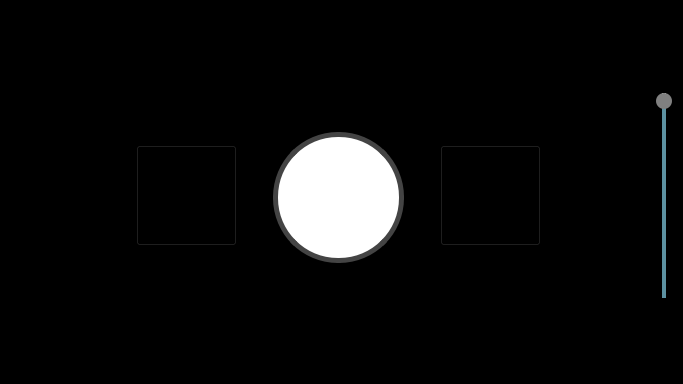
<?xml version="1.0" encoding="UTF-8"?>
<ui version="4.0">
 <class>SongPlayerUi</class>
 <widget class="QWidget" name="SongPlayerUi">
  <property name="geometry">
   <rect>
    <x>0</x>
    <y>0</y>
    <width>683</width>
    <height>384</height>
   </rect>
  </property>
  <property name="windowTitle">
   <string>Form</string>
  </property>
  <property name="autoFillBackground">
   <bool>false</bool>
  </property>
  <property name="styleSheet">
   <string notr="true">background-color:black;</string>
  </property>
  <layout class="QGridLayout" name="gridLayout">
   <item row="5" column="9">
    <widget class="QSlider" name="volumeControl">
     <property name="sizePolicy">
      <sizepolicy hsizetype="Fixed" vsizetype="Preferred">
       <horstretch>0</horstretch>
       <verstretch>0</verstretch>
      </sizepolicy>
     </property>
     <property name="minimumSize">
      <size>
       <width>16</width>
       <height>0</height>
      </size>
     </property>
     <property name="styleSheet">
      <string notr="true">QSlider::groove:vertical {
background: #5c91a1;
width: 4px;
position: absolute; 
}

QSlider::handle:vertical {
height: 16px;
border-radius: 8px;
background: grey;
margin: 0  -6px;
}

QSlider::add-page:vertical {
background: #5c91a1;
}

QSlider::sub-page:vertical {
background: white;
}</string>
     </property>
     <property name="sliderPosition">
      <number>99</number>
     </property>
     <property name="orientation">
      <enum>Qt::Vertical</enum>
     </property>
    </widget>
   </item>
   <item row="5" column="0">
    <spacer name="horizontalSpacer_3">
     <property name="orientation">
      <enum>Qt::Horizontal</enum>
     </property>
     <property name="sizeType">
      <enum>QSizePolicy::Fixed</enum>
     </property>
     <property name="sizeHint" stdset="0">
      <size>
       <width>16</width>
       <height>20</height>
      </size>
     </property>
    </spacer>
   </item>
   <item row="5" column="8">
    <spacer name="horizontalSpacer">
     <property name="orientation">
      <enum>Qt::Horizontal</enum>
     </property>
     <property name="sizeType">
      <enum>QSizePolicy::Expanding</enum>
     </property>
     <property name="sizeHint" stdset="0">
      <size>
       <width>40</width>
       <height>20</height>
      </size>
     </property>
    </spacer>
   </item>
   <item row="2" column="6" alignment="Qt::AlignHCenter">
    <widget class="QLabel" name="infoLabel">
     <property name="font">
      <font>
       <family>Nimbus Sans L</family>
       <pointsize>16</pointsize>
      </font>
     </property>
     <property name="styleSheet">
      <string notr="true">color: white</string>
     </property>
     <property name="text">
      <string/>
     </property>
    </widget>
   </item>
   <item row="3" column="6">
    <spacer name="verticalSpacer_2">
     <property name="orientation">
      <enum>Qt::Vertical</enum>
     </property>
     <property name="sizeHint" stdset="0">
      <size>
       <width>20</width>
       <height>40</height>
      </size>
     </property>
    </spacer>
   </item>
   <item row="6" column="6">
    <spacer name="verticalSpacer">
     <property name="orientation">
      <enum>Qt::Vertical</enum>
     </property>
     <property name="sizeHint" stdset="0">
      <size>
       <width>20</width>
       <height>40</height>
      </size>
     </property>
    </spacer>
   </item>
   <item row="5" column="2">
    <spacer name="horizontalSpacer_2">
     <property name="orientation">
      <enum>Qt::Horizontal</enum>
     </property>
     <property name="sizeHint" stdset="0">
      <size>
       <width>40</width>
       <height>20</height>
      </size>
     </property>
    </spacer>
   </item>
   <item row="0" column="6">
    <spacer name="verticalSpacer_3">
     <property name="orientation">
      <enum>Qt::Vertical</enum>
     </property>
     <property name="sizeType">
      <enum>QSizePolicy::Fixed</enum>
     </property>
     <property name="sizeHint" stdset="0">
      <size>
       <width>20</width>
       <height>16</height>
      </size>
     </property>
    </spacer>
   </item>
   <item row="5" column="6">
    <widget class="QWidget" name="widget_2" native="true">
     <property name="sizePolicy">
      <sizepolicy hsizetype="Fixed" vsizetype="Fixed">
       <horstretch>0</horstretch>
       <verstretch>0</verstretch>
      </sizepolicy>
     </property>
     <property name="minimumSize">
      <size>
       <width>420</width>
       <height>191</height>
      </size>
     </property>
     <layout class="QGridLayout" name="gridLayout_2">
      <item row="1" column="2">
       <widget class="QPushButton" name="nextSong">
        <property name="sizePolicy">
         <sizepolicy hsizetype="Fixed" vsizetype="Fixed">
          <horstretch>0</horstretch>
          <verstretch>0</verstretch>
         </sizepolicy>
        </property>
        <property name="minimumSize">
         <size>
          <width>101</width>
          <height>101</height>
         </size>
        </property>
        <property name="styleSheet">
         <string notr="true">QPushButton
{
	border-image: url(:/Resources/IconsOff/next.png);
}

QPushButton:pressed
{
	border-image: url(:/Resources/IconsOn/next.png);
}</string>
        </property>
        <property name="text">
         <string/>
        </property>
       </widget>
      </item>
      <item row="1" column="0">
       <widget class="QPushButton" name="prevSong">
        <property name="sizePolicy">
         <sizepolicy hsizetype="Fixed" vsizetype="Fixed">
          <horstretch>0</horstretch>
          <verstretch>0</verstretch>
         </sizepolicy>
        </property>
        <property name="minimumSize">
         <size>
          <width>101</width>
          <height>101</height>
         </size>
        </property>
        <property name="styleSheet">
         <string notr="true">QPushButton
{
	border-image: url(:/Resources/IconsOff/previous.png);
}

QPushButton:pressed
{
	border-image: url(:/Resources/IconsOn/previous.png);
}</string>
        </property>
        <property name="text">
         <string/>
        </property>
       </widget>
      </item>
      <item row="1" column="1">
       <widget class="QWidget" name="widget" native="true">
        <property name="sizePolicy">
         <sizepolicy hsizetype="Fixed" vsizetype="Fixed">
          <horstretch>0</horstretch>
          <verstretch>0</verstretch>
         </sizepolicy>
        </property>
        <property name="minimumSize">
         <size>
          <width>191</width>
          <height>191</height>
         </size>
        </property>
        <widget class="QPushButton" name="PlayButton">
         <property name="geometry">
          <rect>
           <x>30</x>
           <y>30</y>
           <width>131</width>
           <height>131</height>
          </rect>
         </property>
         <property name="styleSheet">
          <string notr="true">QPushButton
{
	border-style: solid;
	background: white;
	border-color: rgb(68,68,68);
	border-width: 5px;
	border-radius: 65px;
	background-image: url(:/Resources/IconsOff/play.png);
	background-position: center;
}

QPushButton:pressed
{
	border-style: solid;
	background: white;
	border-color: rgb(68,68,68);
	border-width: 5px;
	border-radius: 65px;
	background-image: url(:/Resources/IconsOn/play.png);
	background-position: center;
}

QPushButton:checked
{
	border-style: solid;
	background: white;
	border-color: rgb(68,68,68);
	border-width: 5px;
	border-radius: 65px;
	background-image: url(:/Resources/IconsOff/pause.png);
	background-position: center;
}

QPushButton:checked:pressed
{
	border-style: solid;
	background: white;
	border-color: rgb(68,68,68);
	border-width: 5px;
	border-radius: 65px;
	background-image: url(:/Resources/IconsOn/pause.png);
	background-position: center;
}</string>
         </property>
         <property name="text">
          <string/>
         </property>
        </widget>
        <widget class="QWidget" name="verticalLayoutWidget">
         <property name="geometry">
          <rect>
           <x>0</x>
           <y>0</y>
           <width>191</width>
           <height>191</height>
          </rect>
         </property>
         <layout class="QVBoxLayout" name="progressBarContainer"/>
        </widget>
        <zorder>verticalLayoutWidget</zorder>
        <zorder>PlayButton</zorder>
       </widget>
      </item>
     </layout>
    </widget>
   </item>
   <item row="7" column="6">
    <spacer name="verticalSpacer_4">
     <property name="orientation">
      <enum>Qt::Vertical</enum>
     </property>
     <property name="sizeType">
      <enum>QSizePolicy::Fixed</enum>
     </property>
     <property name="sizeHint" stdset="0">
      <size>
       <width>20</width>
       <height>40</height>
      </size>
     </property>
    </spacer>
   </item>
  </layout>
 </widget>
 <resources/>
 <connections/>
</ui>
